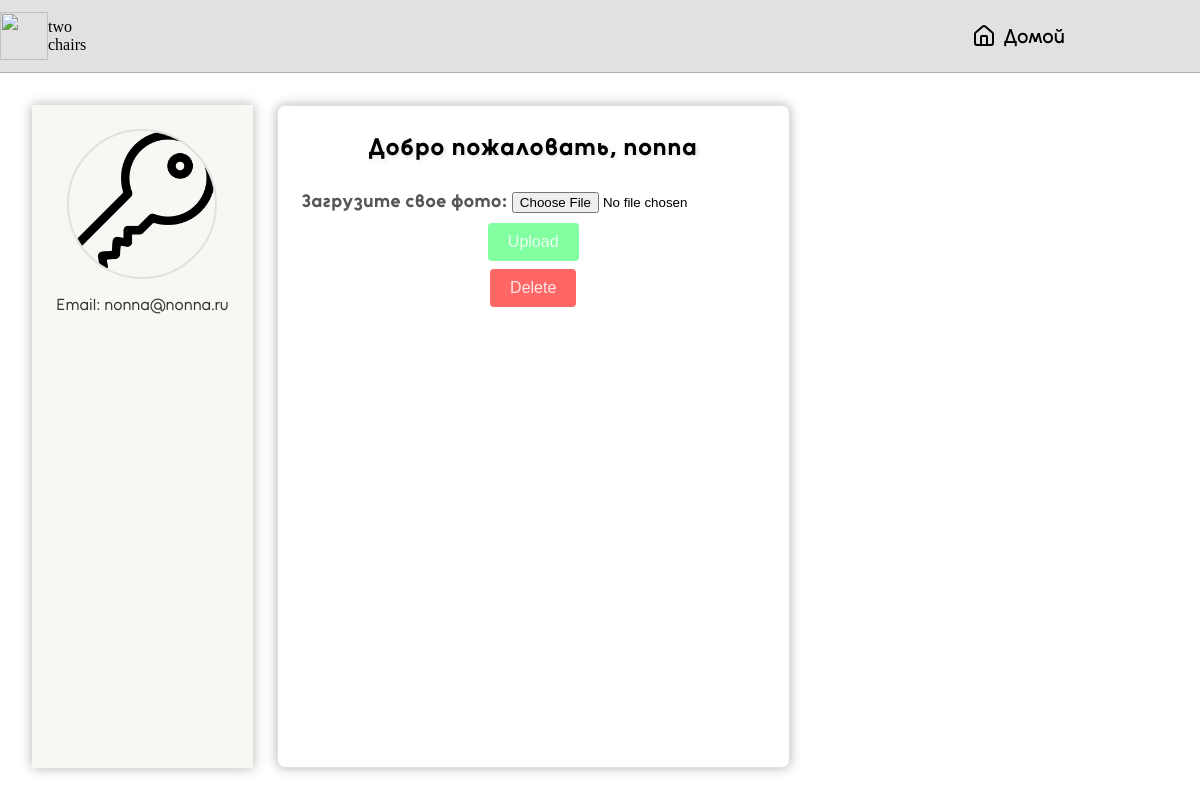
/profile (signed in), run on an earlier commit of the app's database.
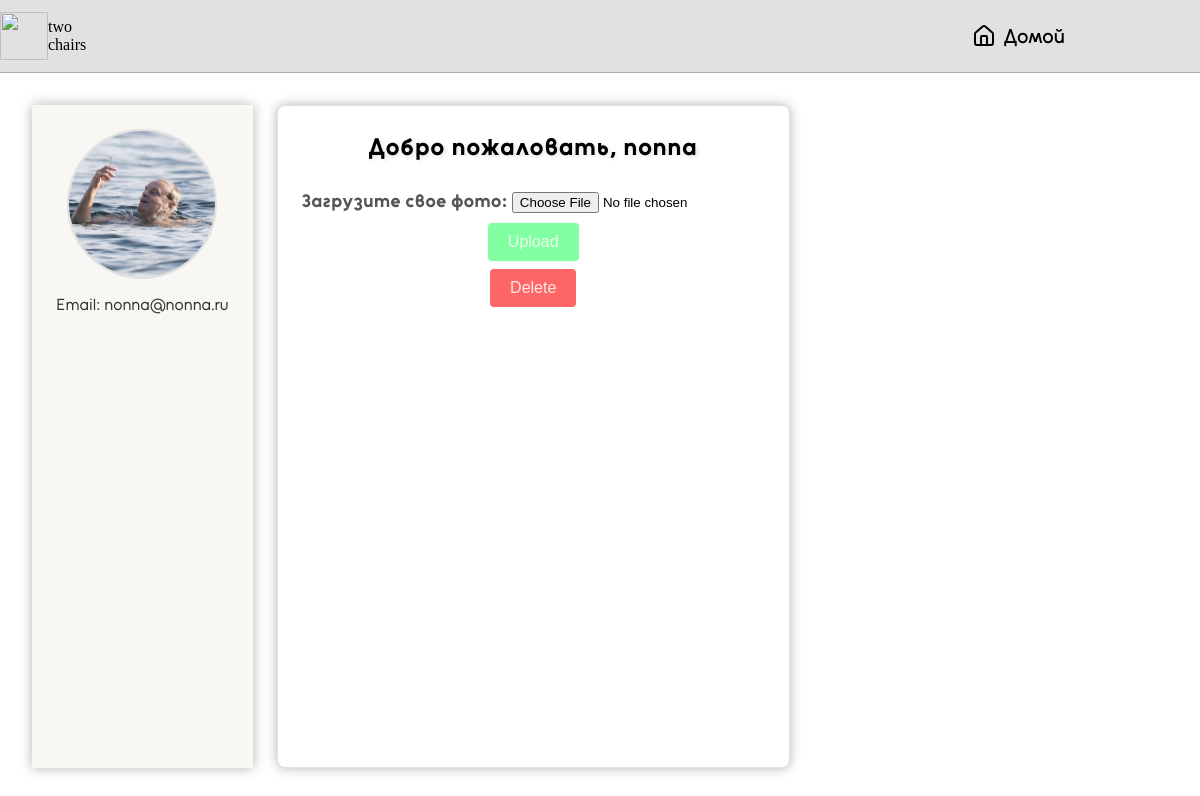
And on a later commit of the database.
### app/models.py (models this page shows)
class User(Base):
    __tablename__ = "users"
    id = Column(Integer, primary_key=True, index=True)
    name = Column(String, unique=True, index=True, nullable=False)
    email = Column(String, unique=True, index=True, nullable=False)
    password = Column(String, nullable=False)
    photo_path = Column(Text, nullable=True)

### app/main.py (the view)
@app.get("/profile", response_class=HTMLResponse)
async def get_profile(request: Request, access_token: str = Cookie(None)):
    if not access_token:
        raise HTTPException(status_code=401, detail="Not authenticated")
    user_data = verify_token(access_token)
    db = next(get_db())
    user = get_user_by_email(db, user_data["sub"])
    if not user:
        raise HTTPException(status_code=404, detail="User not found")
    return templates.TemplateResponse("profile.html", {
        "request": request,
        "user": {"name": user.name, "email": user.email, "photo_path": user.photo_path}
    })

### app/templates/profile.html (shortened to what this page needs)
<!DOCTYPE html>
<html lang="ru">
<head>
    <link rel="stylesheet" href="static/styles/fonts.css">
    <link rel="stylesheet" href="static/styles/style-profile.css">
</head>
<body>
    <header class="header">
        <div class="head_container">
            <div class="wrapper">
                <div class="left-section">
                    <img src="static/images/логотип.png" class="logo" />
                    <span class="name">two <br>chairs</span>
                </div>
                <div class="right-section">
                    <div>
                        <a class="navigation-item " href="/main">
                            <p>Домой</p>
                        </a>
                    </div>
                </div>
            </div>
        </div>
    </header>
    <div class="container">
        <aside class="aside-container">
            <img class="profile-avatar"
                src="{{ user.photo_path if user.photo_path else '/static/default-profile.png' }}" alt="Profile Photo">
            <p>Email: {{ user.email }}</p>
        </aside>
        <div class="content-container">
            <h1>Добро пожаловать, {{ user.name }}</h1>
            <form action="/upload_photo" method="post" enctype="multipart/form-data">
                <label class="down" for="file-upload">Загрузите свое фото:</label>
                <input type="file" id="file-upload" name="file">
                <button class="upload" type="submit">Upload</button>
            </form>
            <form action="/delete_photo" method="post" enctype="multipart/form-data">
                <button class="delete" type="submit">Delete</button>
            </form>
        </div>
    </div>
</body>
</html>

### app/static/styles/style-profile.css (style rules this page uses)
* { margin: 0; padding: 0; box-sizing: border-box; text-decoration: none; border: none; outline: none; }
html { font-family: 'Unageo', sans-serif; }
.head_container { max-width: 1280px; margin-inline: auto; }
.right-section { margin-left: auto; width: 200px; height: 100%; }
.header { padding-block: 12px; background-color: #e2e1df; border-bottom: 1px solid #afafaf; }
.left-section, .right-section { width: 240px; }
.left-section span { font-family: Georgia, 'Times New Roman', Times, serif; display: inline-block; }
.left-section { display: flex; align-items: center; }
.left-section .name { display: inline; }
.header .wrapper { align-items: center; }
.navigation-item { padding: 8px 12px; border-radius: 999px; display: flex; gap: 8px; color: rgb(0, 0, 0); align-items: center; }
.navigation-item p { font-size: 20px; font-weight: 500; }
body { min-height: 100vh; display: flex; flex-direction: column; }
.container { padding: 32px; display: flex; gap: 24px; flex: 1; }
.profile-avatar { display: block; margin: 0 auto 16px; width: 150px; height: 150px; border-radius: 75%; object-fit: cover; border: 2px solid #e2e1df; }
.aside-container { box-shadow: 0 0 12px rgba(0, 0, 0, 0.3); padding: 24px; max-width: 280px; background-color: #f8f7f3; text-align: center; word-wrap: break-word; overflow-wrap: break-word; }
.aside-container p { margin-bottom: 12px; font-size: 16px; color: #333; word-wrap: break-word; overflow-wrap: break-word; white-space: normal; }
.content-container { box-shadow: 0 0 12px rgba(0, 0, 0, 0.3); background-color: rgb(255, 255, 255); padding: 24px; border: 1px solid #e2e1df; border-radius: 8px; }
.logo { width: 3rem; height: 3rem; }
.wrapper { display: flex; gap: 24px; }
button { display: block; margin: 8px auto; padding: 10px 20px; font-size: 16px; transition: background-color 0.3s ease; color: rgba(255, 255, 255, 0.842); border-radius: 4px; cursor: pointer; }
.delete { background-color: rgb(255, 102, 102); }
.upload { background-color: #81ffa1; }
.content-container h1 { font-size: 24px; text-align: center; color: rgb(0, 0, 0); margin-bottom: 24px; line-height: 1.4; text-shadow: 2px 2px 4px rgba(0, 0, 0, 0.1); letter-spacing: 1px; }
.down { font-size: 18px; color: #555; font-weight: bold; margin-bottom: 8px; letter-spacing: 0.5px; line-height: 1.5; }

What changed in the data, as far as the page shows it:
changed User "nonna": photo_path: a different picture
